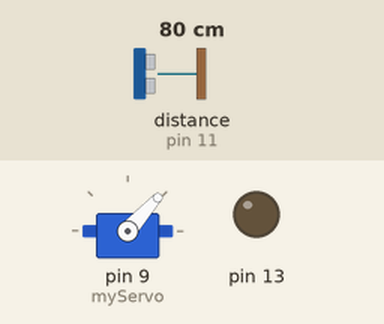
This sketch was run on a simulated Arduino Uno, built with avr-gcc and run on an emulated ATmega328P. On the bench: servo, output pins drawn as LEDs (lit = HIGH). The inputs (shaded band) are chosen by the test bench; at power-on: distance to the obstacle (sensor on pin 11) 80 cm. The echo pulse lasts 58.3 µs per cm.

Above: at 1.2 s.
1.3 s: distance to the obstacle (sensor on pin 11) set to 196 cm
At 1.9 s:
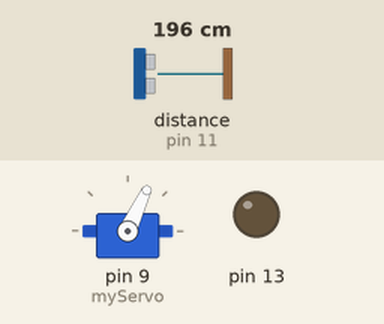
4.3 s: distance to the obstacle (sensor on pin 11) set to 203 cm
At 4.8 s:
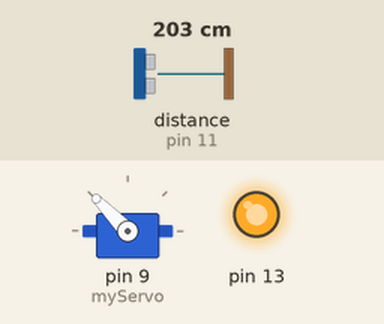
7.3 s: distance to the obstacle (sensor on pin 11) set to 2 cm
10.3 s: distance to the obstacle (sensor on pin 11) set to 4 cm
At 10.53 s:
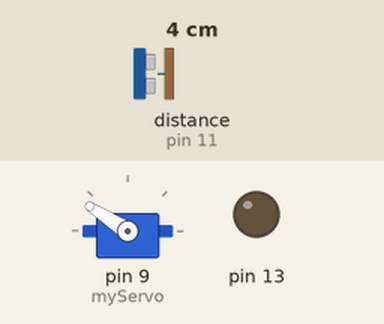
Timing chart, 0 to 14.3 s (numbered marks = the images above; inputs shaded):
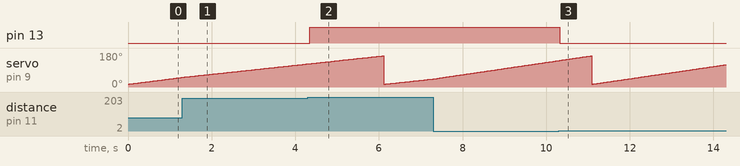

Measured:
- the behaviour switches between 200 and 201 cm on distance to the obstacle (sensor on pin 11) (found by bisection; images 1 and 2)
- after the input at 4.3 s, pin 13: LOW → HIGH after 0.05 s
- after the input at 10.3 s, pin 13: HIGH → LOW at once

The sketch:

Radar.ino
```cpp
#include <NewPing.h>
#include <Servo.h>

#define TRIGGER_PIN  12
#define ECHO_PIN     11
#define MAX_DISTANCE 200

NewPing sonar(TRIGGER_PIN, ECHO_PIN, MAX_DISTANCE);

Servo myServo;
int distance;

void setup() {

  pinMode(13,OUTPUT);
  myServo.attach(9);
}

void loop() {


  for(int i=15;i<=165;i++){
  myServo.write(i);
  delay(30);
  distance = sonar.ping_cm();

  if( distance <= 2)
     digitalWrite(13,HIGH);
  else
     digitalWrite(13,LOW);


  }

}
```
